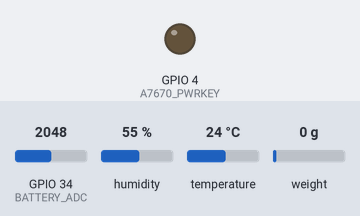
Recording of a program running on a simulated ESP32. Parts: output pins drawn as LEDs (lit = HIGH). Inputs (shaded band) come from the test bench; at power-on: GPIO 34 (BATTERY_ADC) = 2048, humidity 55 %, temperature 24 °C, weight on the scale 0 g (analog values on the 0–4095 scale). Storage starts empty; not simulated (calls return 0 or success): secrets.h; what the program prints to the serial monitor is not drawn.

Above: at 0.0 s.
At 3.2 s:
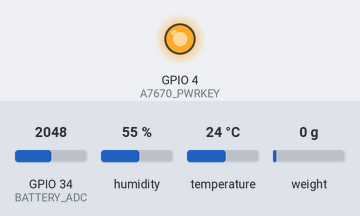
Timing chart, 0 to 5.7 s (numbered marks = the images above):
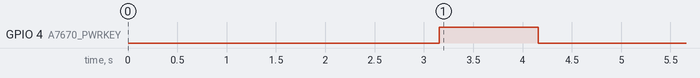

The program:

main.cpp
```cpp
/*
 * Bee Hive ESP32 Monitor
 * Мониторинг веса и климата улья с отправкой данных в Telegram
 *
 * Hardware:
 * - ESP32-WROOM-32D
 * - A7670E-FASE (4G LTE)
 * - SHT30 (температура/влажность)
 * - HX711 + 4x50kg load cells
 * - MicroSD card
 */

#include <Arduino.h>
#include <Wire.h>
#include <Adafruit_SHT31.h>
#include <HX711.h>
#include <SD.h>
#include <SPI.h>

// Подключаем секреты (WiFi, Telegram токены и т.д.)
#ifdef USE_SECRETS
#include "secrets.h"
#endif

// ===== GPIO CONFIGURATION =====
// A7670E 4G Modem
#define A7670_PWRKEY    4
#define A7670_RX        16
#define A7670_TX        17

// I2C для SHT30
#define I2C_SDA         21
#define I2C_SCL         22

// HX711 Load Cell Amplifier
#define HX711_DOUT      25
#define HX711_SCK       26

// SPI для MicroSD
#define SD_CS           5
#define SD_MOSI         23
#define SD_MISO         19
#define SD_SCK          18

// Battery voltage monitor
#define BATTERY_ADC     34

// ===== CALIBRATION VALUES =====
#ifndef HX711_CALIBRATION_FACTOR
#define HX711_CALIBRATION_FACTOR -7050  // Подберите свой
#endif

#ifndef HX711_OFFSET
#define HX711_OFFSET 0L
#endif

// ===== CONFIGURATION =====
#define MEASUREMENT_INTERVAL 60000  // 60 секунд между измерениями
#define TELEGRAM_UPDATE_INTERVAL 3600000  // 1 час между отправками в Telegram

// ===== OBJECTS =====
Adafruit_SHT31 sht30;
HX711 scale;

// ===== GLOBAL VARIABLES =====
unsigned long lastMeasurement = 0;
unsigned long lastTelegramUpdate = 0;

struct SensorData {
  float weight;
  float temperature;
  float humidity;
  float batteryVoltage;
  unsigned long timestamp;
};

SensorData currentData;

// ===== FUNCTION PROTOTYPES =====
void setupSensors();
void setupModem();
void setupSD();
void readSensors();
void logToSD();
void sendToTelegram();
float readBatteryVoltage();

void setup() {
  Serial.begin(115200);
  delay(2000);

  Serial.println("\n\n╔════════════════════════════════════╗");
  Serial.println("║    🐝 BEE HIVE MONITOR v1.0       ║");
  Serial.println("╚════════════════════════════════════╝\n");

  // Инициализация компонентов
  Serial.println("Инициализация...");

  setupSensors();
  setupSD();
  setupModem();

  Serial.println("\n✅ Система готова к работе!\n");
}

void loop() {
  unsigned long currentMillis = millis();

  // Периодические измерения
  if (currentMillis - lastMeasurement >= MEASUREMENT_INTERVAL) {
    lastMeasurement = currentMillis;

    Serial.println("─── Новое измерение ───");
    readSensors();
    logToSD();

    // Отправка в Telegram по расписанию
    if (currentMillis - lastTelegramUpdate >= TELEGRAM_UPDATE_INTERVAL) {
      lastTelegramUpdate = currentMillis;
      sendToTelegram();
    }
  }

  delay(100);
}

// ========================================
//         ИНИЦИАЛИЗАЦИЯ ДАТЧИКОВ
// ========================================

void setupSensors() {
  Serial.print("🌡️  SHT30... ");

  Wire.begin(I2C_SDA, I2C_SCL);

  if (!sht30.begin(0x44)) {
    Serial.println("❌ Не найден!");
    Serial.println("   Попробуйте адрес 0x45 или проверьте подключение");
  } else {
    Serial.println("✅ OK");
  }

  Serial.print("⚖️  HX711... ");
  scale.begin(HX711_DOUT, HX711_SCK);

  if (scale.is_ready()) {
    scale.set_scale(HX711_CALIBRATION_FACTOR);
    scale.tare();
    Serial.println("✅ OK");
  } else {
    Serial.println("❌ Не отвечает!");
  }

  // Настройка ADC для батареи
  analogReadResolution(12);
  analogSetAttenuation(ADC_11db);
}

void setupModem() {
  Serial.print("📡 A7670E... ");

  Serial2.begin(115200, SERIAL_8N1, A7670_RX, A7670_TX);

  // Power on sequence
  pinMode(A7670_PWRKEY, OUTPUT);
  digitalWrite(A7670_PWRKEY, LOW);
  delay(100);
  digitalWrite(A7670_PWRKEY, HIGH);
  delay(1000);
  digitalWrite(A7670_PWRKEY, LOW);

  Serial.println("⏳ Включение...");
  delay(5000);

  // TODO: Добавить инициализацию модема
  Serial.println("   (настройка модема будет добавлена)");
}

void setupSD() {
  Serial.print("💾 MicroSD... ");

  SPI.begin(SD_SCK, SD_MISO, SD_MOSI, SD_CS);

  if (!SD.begin(SD_CS)) {
    Serial.println("❌ Не найдена!");
    return;
  }

  Serial.println("✅ OK");

  // Создаем файл лога если его нет
  if (!SD.exists("/bee_log.csv")) {
    File logFile = SD.open("/bee_log.csv", FILE_WRITE);
    if (logFile) {
      logFile.println("Timestamp,Weight(kg),Temperature(C),Humidity(%),Battery(V)");
      logFile.close();
      Serial.println("   📝 Создан новый лог файл");
    }
  }
}

// ========================================
//            ЧТЕНИЕ ДАННЫХ
// ========================================

void readSensors() {
  // Температура и влажность
  currentData.temperature = sht30.readTemperature();
  currentData.humidity = sht30.readHumidity();

  // Вес
  if (scale.is_ready()) {
    currentData.weight = scale.get_units(5);  // Среднее из 5 измерений
  } else {
    currentData.weight = -1;
  }

  // Напряжение батареи
  currentData.batteryVoltage = readBatteryVoltage();

  // Timestamp
  currentData.timestamp = millis();

  // Вывод в Serial
  Serial.printf("⚖️  Вес:        %.2f кг\n", currentData.weight);
  Serial.printf("🌡️  Температура: %.1f°C\n", currentData.temperature);
  Serial.printf("💧 Влажность:   %.1f%%\n", currentData.humidity);
  Serial.printf("🔋 Батарея:     %.2fV\n", currentData.batteryVoltage);
  Serial.println();
}

float readBatteryVoltage() {
  int sum = 0;
  for (int i = 0; i < 10; i++) {
    sum += analogRead(BATTERY_ADC);
    delay(10);
  }
  int avg = sum / 10;

  // Voltage divider: 100k + 100k = x2
  return (avg / 4095.0) * 3.3 * 2.0;
}

// ========================================
//          ЛОГИРОВАНИЕ НА SD
// ========================================

void logToSD() {
  File logFile = SD.open("/bee_log.csv", FILE_APPEND);

  if (!logFile) {
    Serial.println("❌ Ошибка записи на SD");
    return;
  }

  // Формат: Timestamp,Weight,Temperature,Humidity,Battery
  logFile.print(currentData.timestamp);
  logFile.print(",");
  logFile.print(currentData.weight, 2);
  logFile.print(",");
  logFile.print(currentData.temperature, 1);
  logFile.print(",");
  logFile.print(currentData.humidity, 1);
  logFile.print(",");
  logFile.println(currentData.batteryVoltage, 2);

  logFile.close();

  Serial.println("💾 Данные записаны на SD");
}

// ========================================
//         ОТПРАВКА В TELEGRAM
// ========================================

void sendToTelegram() {
  Serial.println("📱 Отправка в Telegram...");

  // TODO: Реализовать отправку через A7670E
  // - Подключиться к сети
  // - Отправить HTTP POST к Telegram Bot API
  // - Форматированное сообщение с данными

  Serial.println("   (функция будет реализована)");
}
```
